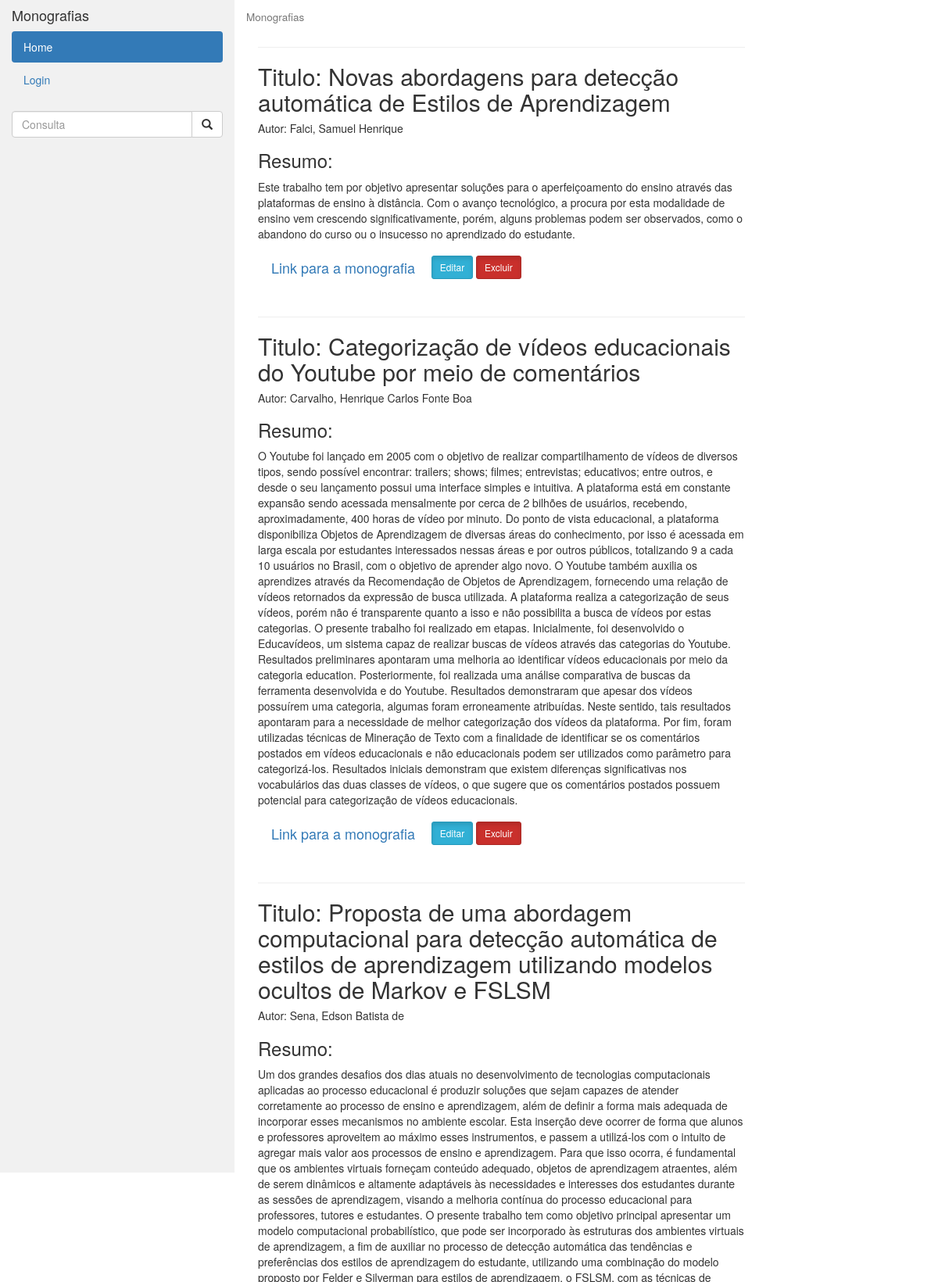
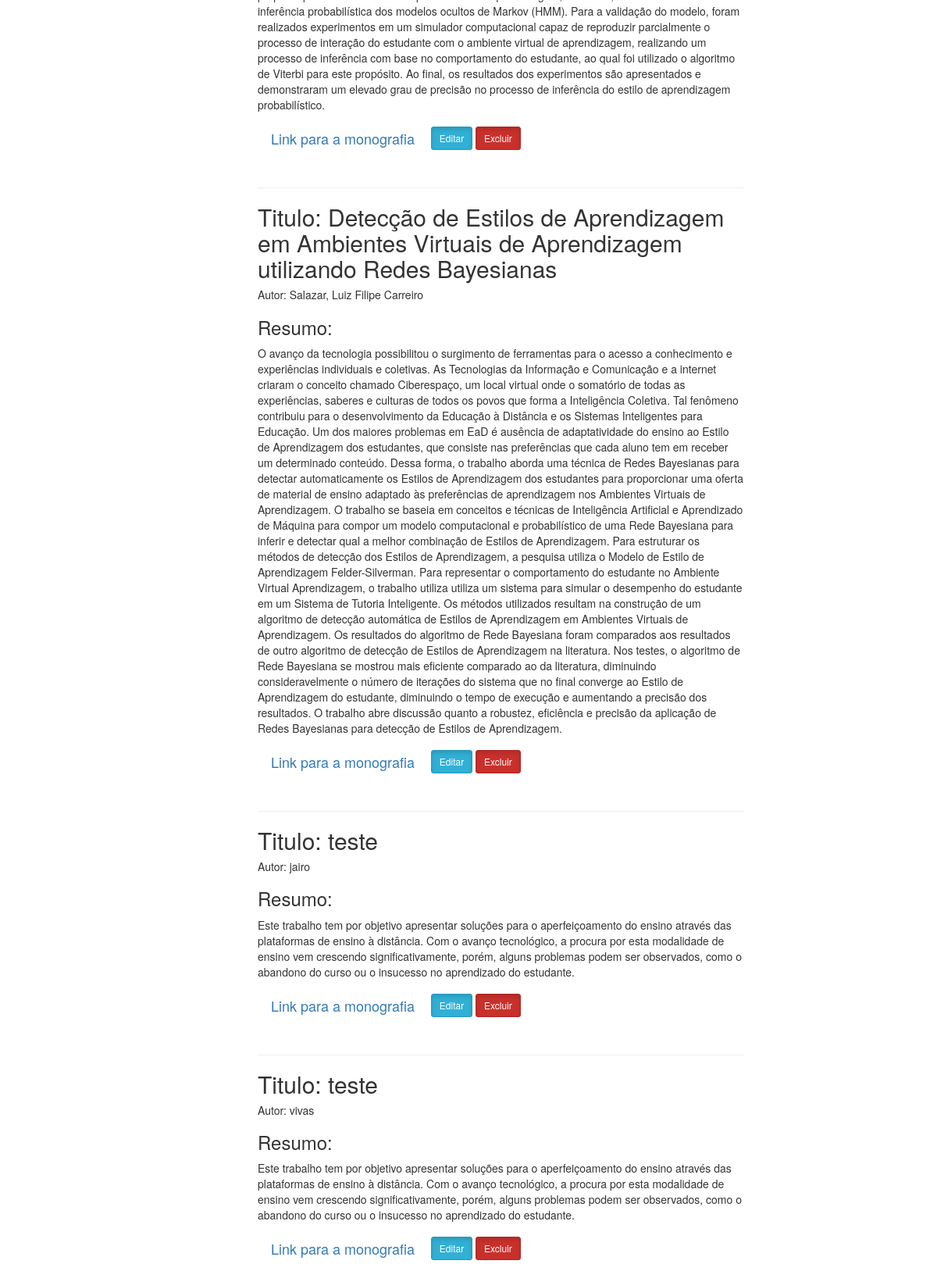
The page / on the database its author committed (2 pictures, top to bottom).
### home/models.py (models this page shows, shortened)
class monografia(models.Model):
    id = models.AutoField(primary_key=True)
    titulo = models.CharField(max_length=255)
    autor = models.CharField(max_length=255)
    ano = models.CharField(max_length=255)
    orientador = models.CharField(max_length=255)
    resumo = models.TextField()
    link = models.URLField()

### home/views.py (the view)
# urls.py: path("", views.monografiaList.as_view(), name="list"),
class monografiaList(ListView):
    model = monografia
    template_name = 'monografia_list.html'

### home/templates/home/monografia_list.html
{% extends "home/index.html" %}
{% load static %}
{% block content %}
<h4><small>Monografias</small></h4>
<div class="col-sm-9">
{% for monografia in object_list %}
      <hr>
      <h2> Titulo: {{ monografia.titulo }}</h2>
      <h5> Autor:  {{ monografia.autor }}</h5>
      <p><h3>Resumo:</h3> {{ monografia.resumo }}</p>
      <a href=" {{ monografia.link }}" class="btn btn-link btn-lg active" role="button" aria-pressed="true">Link para a monografia</a>
      <a href="home/editar/{{ monografia.id }}" class="btn btn-info btn-sm active" role="button" aria-pressed="true">Editar</a>
      <a href="home/excluir/{{ monografia.id }}" class="btn btn-danger btn-sm active" role="button" aria-pressed="true">Excluir</a>
      <br><br>
{% endfor %}
{% endblock %}

### home/templates/home/index.html (shortened to what this page needs)
{% load static %}
<!DOCTYPE html>
<html lang="pt-br">
<head>
  <link rel="stylesheet" href="https://maxcdn.bootstrapcdn.com/bootstrap/3.4.1/css/bootstrap.min.css">
</head>
<body>
<div class="container-fluid">
  <div class="row content">
    <div class="col-sm-3 sidenav">
      <h4>Monografias</h4>
      <ul class="nav nav-pills nav-stacked">
        <li class="active"><a href="/">Home</a></li>
        {% if user.is_authenticated %}
        <li><a href="/home/cadastro">Inclusão de Monografias</a></li>
        <li><a href="/accounts/register/">Cadastro de Usuários</a></li>
        {% else %}
        <li><a href="/accounts/login">Login</a></li>
        {% endif %}
      </ul><br>
      <div class="input-group">
        <input type="text" class="form-control" placeholder="Consulta">
        <span class="input-group-btn">
          <button class="btn btn-default" type="button">
            <span class="glyphicon glyphicon-search"></span>
          </button>
        </span>
      </div>
    </div>
    <div class="col-sm-9">
    {% block content%}{% endblock %}
    </div>
</body>
</html>

### home/templates/home/index.html (style rules this page uses)
.row.content { height: 1500px }
.sidenav { background-color: #f1f1f1; height: 100%; }

### rows shown on the page
monografia: titulo "Novas abordagens para detecção automática de Estilos de Aprendizagem", autor "Falci, Samuel Henrique", resumo "Este trabalho tem por objetivo apresentar soluções para o aperfeiçoamento do ensino através das plataformas de ensino à distância. Com o avanço tecnológico, a procura por esta modalidade de ensino vem crescendo significativamente, porém, alguns problemas podem ser observados, como o abandono do curso ou o insucesso no aprendizado do estudante."
monografia: titulo "Categorização de vídeos educacionais do Youtube por meio de comentários", autor "Carvalho, Henrique Carlos Fonte Boa", resumo "O Youtube foi lançado em 2005 com o objetivo de realizar compartilhamento de vídeos de diversos tipos, sendo possível encontrar: trailers; shows; filmes; entrevistas; educativos; entre outros, e desde o seu lançamento possui uma interface simples e intuitiva. A plataforma está em constante expansão sendo acessada mensalmente por cerca de 2 bilhões de usuários, recebendo, aproximadamente, 400 horas de vídeo por minuto. Do ponto de vista educacional, a plataforma disponibiliza Objetos de Aprendizagem de diversas áreas do conhecimento, por isso é acessada em larga escala por estudantes interessados nessas áreas e por outros públicos, totalizando 9 a cada 10 usuários no Brasil, com o objetivo…"
monografia: titulo "Proposta de uma abordagem computacional para detecção automática de estilos de aprendizagem utilizando modelos ocultos de Markov e FSLSM", autor "Sena, Edson Batista de", resumo "Um dos grandes desafios dos dias atuais no desenvolvimento de tecnologias computacionais aplicadas ao processo educacional é produzir soluções que sejam capazes de atender corretamente ao processo de ensino e aprendizagem, além de definir a forma mais adequada de incorporar esses mecanismos no ambiente escolar. Esta inserção deve ocorrer de forma que alunos e professores aproveitem ao máximo esses instrumentos, e passem a utilizá-los com o intuito de agregar mais valor aos processos de ensino e aprendizagem. Para que isso ocorra, é fundamental que os ambientes virtuais forneçam conteúdo adequado, objetos de aprendizagem atraentes, além de serem dinâmicos e altamente adaptáveis às…"
monografia: titulo "Detecção de Estilos de Aprendizagem em Ambientes Virtuais de Aprendizagem utilizando Redes Bayesianas", autor "Salazar, Luiz Filipe Carreiro", resumo "O avanço da tecnologia possibilitou o surgimento de ferramentas para o acesso a conhecimento e experiências individuais e coletivas. As Tecnologias da Informação e Comunicação e a internet criaram o conceito chamado Ciberespaço, um local virtual onde o somatório de todas as experiências, saberes e culturas de todos os povos que forma a Inteligência Coletiva. Tal fenômeno contribuiu para o desenvolvimento da Educação à Distância e os Sistemas Inteligentes para Educação. Um dos maiores problemas em EaD é ausência de adaptatividade do ensino ao Estilo de Aprendizagem dos estudantes, que consiste nas preferências que cada aluno tem em receber um determinado conteúdo. Dessa forma, o trabalho…"
monografia: titulo "teste", autor "jairo", resumo "Este trabalho tem por objetivo apresentar soluções para o aperfeiçoamento do ensino através das plataformas de ensino à distância. Com o avanço tecnológico, a procura por esta modalidade de ensino vem crescendo significativamente, porém, alguns problemas podem ser observados, como o abandono do curso ou o insucesso no aprendizado do estudante."
monografia: titulo "teste", autor "vivas", resumo "Este trabalho tem por objetivo apresentar soluções para o aperfeiçoamento do ensino através das plataformas de ensino à distância. Com o avanço tecnológico, a procura por esta modalidade de ensino vem crescendo significativamente, porém, alguns problemas podem ser observados, como o abandono do curso ou o insucesso no aprendizado do estudante."
